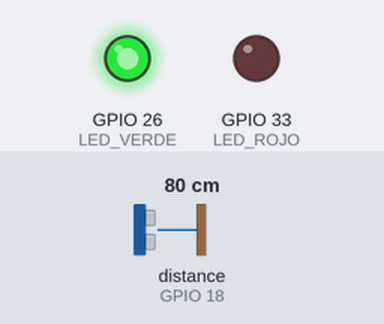
A sketch run on a simulated ESP32. On the bench: output pins drawn as LEDs (lit = HIGH). Wiring (from diagram.json): ultrasonic range finder: trigger GPIO 5; echo GPIO 18. The test bench sets the inputs (shaded band); at power-on: distance to the obstacle (sensor on GPIO 18) 80 cm. The echo pulse lasts 58.3 µs per cm; WiFi joins after 1.5 s; servers stay silent unless stated; uploads are accepted with an empty reply; the local clock reads 2024-03-15 10:24:30 at power-on unless the sketch sets it; pins used as bus, display or sensor lines are not drawn; what the sketch prints to the serial monitor is not drawn.

Above: at 2.7 s.
2.8 s: distance to the obstacle (sensor on GPIO 18) set to 34 cm
4.4 s: distance to the obstacle (sensor on GPIO 18) set to 29 cm
At 5.5 s:
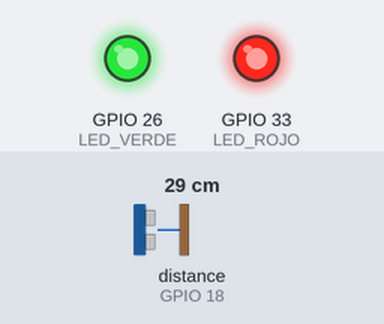
6.2 s: distance to the obstacle (sensor on GPIO 18) set to 4 cm
8.4 s: distance to the obstacle (sensor on GPIO 18) set to 2 cm
At 10.95 s:
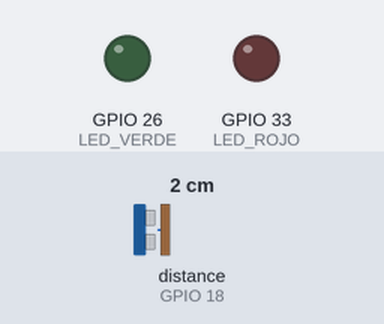
Timing chart, 0 to 12.4 s (numbered marks = the images above; inputs shaded):
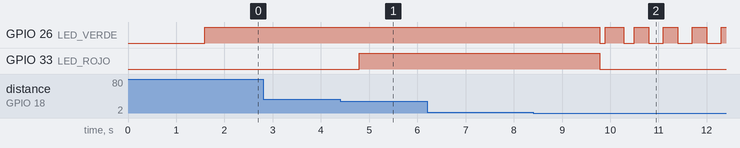

The sketch:

CODIGO_ARDUINO_sensor_auth.ino
```cpp
#include <WiFi.h>
#include <WiFiClientSecure.h>
#include <HTTPClient.h>
#include <time.h>

// ================== CONFIGURACIÓN ==================
#define MODO_WOKWI 1

#if MODO_WOKWI
const char* WIFI_SSID = "Wokwi-GUEST";
const char* WIFI_PASS = "";
const int WIFI_CANAL = 6;
#else
const char* WIFI_SSID = "TU_WIFI";
const char* WIFI_PASS = "TU_CLAVE";
const int WIFI_CANAL = 0;
#endif

const char* DB_URL = "https://appfirebase-e1224-default-rtdb.firebaseio.com";

// Cuenta del ESP32 en Firebase Authentication (se crea en la consola de Firebase)
const char* API_KEY = "AIzaSyCrJrDIOBM7P_ag0b6MRb6zPWjK10jdk4k";
const char* FIREBASE_USER = "esp32@proyecto.com";
const char* FIREBASE_PASS = "Vichomolina.10";

// Pines
const int PIN_TRIG = 5;
const int PIN_ECHO = 18;  // en la placa real, con divisor de voltaje (1k + 2k)
const int LED_VERDE = 26; // sensor funcionando (parpadea si hay falla)
const int LED_ROJO = 33;  // objeto detectado

// Ajustes
const float UMBRAL_DETECCION_CM = 30.0;  // menos que esto = "el sensor está actuando"
const int FALLAS_PARA_ERROR = 3;         // lecturas sin eco seguidas para declarar FALLA
const unsigned long MEDIR_CADA_MS = 500;
const unsigned long ENVIAR_CADA_MS = 2000;
const unsigned long TOKEN_VIDA_MS = 3000000UL;  // el token dura 1 h; se renueva a los 50 min
// ===================================================

WiFiClientSecure cliente;
HTTPClient http;

String idToken = "";               // credencial temporal que entrega Firebase Authentication
unsigned long tokenObtenidoMs = 0;

bool sistemaActivo = true;     // lo controla la app
float distancia = -1;
bool detectando = false;
bool funcionando = false;
int fallasSeguidas = 0;
int detecciones = 0;
long ultimaDeteccion = 0;
const char* estado = "iniciando";  // iniciando | ok | detectando | falla | apagado

unsigned long ultimaMedicion = 0;
unsigned long ultimoEnvio = 0;
unsigned long ultimoIntentoWifi = 0;
bool peticionOk = false;

// ---------- Utilidades ----------
long ahora() {  // hora UTC en segundos (0 si todavía no se sincroniza)
  time_t t = time(nullptr);
  return (t > 1700000000) ? (long)t : 0;
}

// Saca el valor de un campo de texto de una respuesta JSON simple
String extraerCampo(const String& json, const char* campo) {
  String clave = String("\"") + campo + "\"";
  int i = json.indexOf(clave);
  if (i < 0) return "";
  i = json.indexOf(':', i);
  if (i < 0) return "";
  int ini = json.indexOf('"', i + 1);
  if (ini < 0) return "";
  int fin = json.indexOf('"', ini + 1);
  if (fin < 0) return "";
  return json.substring(ini + 1, fin);
}

// ---------- Firebase Authentication ----------
// Inicia sesión con correo y contraseña y guarda el token. Devuelve true si funcionó.
bool iniciarSesionFirebase() {
  if (WiFi.status() != WL_CONNECTED) return false;

  WiFiClientSecure clienteAuth;  // conexión aparte: es otro servidor
  clienteAuth.setInsecure();
  HTTPClient httpAuth;
  String url = String("https://identitytoolkit.googleapis.com/v1/accounts:signInWithPassword?key=") + API_KEY;
  httpAuth.begin(clienteAuth, url);
  httpAuth.setTimeout(8000);
  httpAuth.addHeader("Content-Type", "application/json");

  String cuerpo = String("{\"email\":\"") + FIREBASE_USER + "\",\"password\":\"" + FIREBASE_PASS +
                  "\",\"returnSecureToken\":true}";
  int codigo = httpAuth.POST(cuerpo);
  String respuesta = (codigo > 0) ? httpAuth.getString() : "";
  httpAuth.end();

  if (codigo == 200) {
    idToken = extraerCampo(respuesta, "idToken");
    if (idToken.length() > 0) {
      tokenObtenidoMs = millis();
      Serial.println("Sesión en Firebase iniciada");
      return true;
    }
  }
  Serial.printf("No se pudo iniciar sesión en Firebase (HTTP %d). Revisa API_KEY, correo y clave del ESP32.\n", codigo);
  idToken = "";
  return false;
}

// Petición REST a Firebase Realtime Database, con el token de autenticación
String peticion(const char* metodo, const String& ruta, const String& cuerpo = "") {
  peticionOk = false;
  if (idToken.length() == 0) return "";

  String url = String(DB_URL) + ruta + ".json?auth=" + idToken;
  http.begin(cliente, url);
  http.setTimeout(5000);
  http.addHeader("Content-Type", "application/json");
  int codigo = http.sendRequest(metodo, cuerpo);
  String respuesta = "";
  peticionOk = (codigo >= 200 && codigo < 300);
  if (peticionOk) {
    respuesta = http.getString();
  } else {
    Serial.printf("Error HTTP %s %s -> %d\n", metodo, ruta.c_str(), codigo);
    if (codigo == 401) idToken = "";  // token vencido o rechazado: se vuelve a iniciar sesión
  }
  http.end();
  return respuesta;
}

// Guarda un aviso en el historial de la app (nodo /Acciones)
void registrarEvento(const String& texto) {
  Serial.println("EVENTO: " + texto);
  if (WiFi.status() != WL_CONNECTED) return;
  String json = "{\"rut\":\"ESP32\",\"nombre\":\"Sensor HC-SR04\",\"accion\":\"" + texto +
                "\",\"fecha\":{\".sv\":\"timestamp\"}}";
  peticion("POST", "/Acciones", json);
}

// ---------- Sensor ----------
float medirUnaVez() {
  digitalWrite(PIN_TRIG, LOW);
  delayMicroseconds(3);
  digitalWrite(PIN_TRIG, HIGH);
  delayMicroseconds(10);
  digitalWrite(PIN_TRIG, LOW);

  unsigned long duracion = pulseIn(PIN_ECHO, HIGH, 30000);  // máx. 30 ms
  if (duracion == 0) return -1;                             // sin eco
  float cm = duracion * 0.034 / 2;
  if (cm < 2.0 || cm > 400.0) return -1;                    // fuera de rango
  return cm;
}

float medirDistancia() {  // mediana de 3 lecturas
  float v[3];
  int n = 0;
  for (int i = 0; i < 3; i++) {
    float d = medirUnaVez();
    if (d > 0) v[n++] = d;
    delay(25);
  }
  if (n == 0) return -1;
  for (int i = 1; i < n; i++) {
    float x = v[i];
    int j = i - 1;
    while (j >= 0 && v[j] > x) { v[j + 1] = v[j]; j--; }
    v[j + 1] = x;
  }
  return v[n / 2];
}

// Mide y decide en qué estado está el sensor
void medirYEvaluar() {
  if (!sistemaActivo) {
    estado = "apagado";
    detectando = false;
    funcionando = false;
    fallasSeguidas = 0;
    return;
  }

  const char* estadoAntes = estado;
  bool detectandoAntes = detectando;
  float d = medirDistancia();

  if (d < 0) {  // no hubo eco
    fallasSeguidas++;
    if (fallasSeguidas >= FALLAS_PARA_ERROR) {
      funcionando = false;
      detectando = false;
      estado = "falla";
      if (strcmp(estadoAntes, "falla") != 0) {
        registrarEvento("FALLA del sensor: no recibe eco, revisa el cableado");
      }
    }
    return;
  }

  // Lectura válida: el sensor funciona
  distancia = d;
  fallasSeguidas = 0;
  funcionando = true;
  detectando = (d < UMBRAL_DETECCION_CM);
  estado = detectando ? "detectando" : "ok";

  if (strcmp(estadoAntes, "falla") == 0) {
    registrarEvento("Sensor recuperado: vuelve a medir correctamente");
  }
  if (detectando && !detectandoAntes) {
    detecciones++;
    ultimaDeteccion = ahora();
    registrarEvento("Objeto detectado a " + String(d, 0) +
                    " cm: el sensor está actuando correctamente");
  }

  Serial.printf("Distancia: %.1f cm | estado: %s | detecciones: %d\n", d, estado, detecciones);
}

void actualizarLeds() {
  if (strcmp(estado, "falla") == 0) {
    digitalWrite(LED_VERDE, (millis() / 300) % 2);  // parpadea = falla
  } else {
    digitalWrite(LED_VERDE, funcionando ? HIGH : LOW);
  }
  digitalWrite(LED_ROJO, detectando ? HIGH : LOW);
}

// ---------- Firebase ----------
void cicloRed() {
  if (WiFi.status() != WL_CONNECTED) return;

  // 0. Sesión: si no hay token o está por vencer, se inicia sesión de nuevo
  if (idToken.length() == 0 || millis() - tokenObtenidoMs > TOKEN_VIDA_MS) {
    if (!iniciarSesionFirebase()) return;
  }

  // 1. ¿La app encendió o apagó el sistema?
  String r = peticion("GET", "/Datos/activo");
  if (peticionOk) {
    r.trim();
    if (r == "false") sistemaActivo = false;
    else if (r == "true") sistemaActivo = true;
    else if (r == "null") peticion("PUT", "/Datos/activo", "true");  // primera vez: se crea
  }

  // 2. Enviar el estado del sensor (una sola petición)
  String json = "{";
  json += "\"estado\":\"" + String(estado) + "\"";
  json += ",\"detectando\":" + String(detectando ? "true" : "false");
  json += ",\"funcionando\":" + String(funcionando ? "true" : "false");
  json += ",\"detecciones\":" + String(detecciones);
  if (distancia > 0) json += ",\"distancia\":" + String(distancia, 1);
  if (ultimaDeteccion > 0) json += ",\"ultimaDeteccion\":" + String(ultimaDeteccion);
  long t = ahora();
  if (t > 0) json += ",\"ultimaLectura\":" + String(t);
  json += "}";
  peticion("PATCH", "/Datos", json);
}

void mantenerWiFi() {
  if (WiFi.status() == WL_CONNECTED) return;
  if (millis() - ultimoIntentoWifi > 5000) {
    ultimoIntentoWifi = millis();
    Serial.println("WiFi caído, reintentando...");
    WiFi.disconnect();
    WiFi.begin(WIFI_SSID, WIFI_PASS, WIFI_CANAL);
  }
}

// ---------- Arduino ----------
void setup() {
  Serial.begin(115200);
  pinMode(PIN_TRIG, OUTPUT);
  pinMode(PIN_ECHO, INPUT);
  pinMode(LED_VERDE, OUTPUT);
  pinMode(LED_ROJO, OUTPUT);

  Serial.print("Conectando a WiFi");
  WiFi.mode(WIFI_STA);
  WiFi.begin(WIFI_SSID, WIFI_PASS, WIFI_CANAL);
  unsigned long inicio = millis();
  while (WiFi.status() != WL_CONNECTED && millis() - inicio < 20000) {
    Serial.print(".");
    delay(500);
  }
  if (WiFi.status() == WL_CONNECTED) {
    Serial.println("\nWiFi conectado!");
  } else {
    Serial.println("\nSin WiFi por ahora; se seguirá intentando.");
  }

  configTime(0, 0, "pool.ntp.org", "time.google.com");
  cliente.setInsecure();   // conexión cifrada (HTTPS) sin validar el certificado del servidor
  http.setReuse(true);     // mantiene la conexión abierta: más rápido
}

void loop() {
  if (millis() - ultimaMedicion >= MEDIR_CADA_MS) {
    ultimaMedicion = millis();
    medirYEvaluar();
  }
  actualizarLeds();

  if (millis() - ultimoEnvio >= ENVIAR_CADA_MS) {
    ultimoEnvio = millis();
    cicloRed();
  }
  mantenerWiFi();
}
```

Measured:
- the behaviour switches between 31 and 30 cm on distance to the obstacle (sensor on GPIO 18) (found by bisection; images 0 and 1)
- the behaviour switches between 3 and 2 cm on distance to the obstacle (sensor on GPIO 18) (found by bisection; images 1 and 2)
- after the input at 2.8 s, every drawn part: stays the same
- after the input at 4.4 s, GPIO 33 (LED_ROJO): LOW → HIGH after 0.39 s
- after the input at 6.2 s, every drawn part: stays the same
- after the input at 8.4 s, GPIO 26 (LED_VERDE): goes LOW 0.12 s, HIGH 0.38 s, LOW 0.22 s, 3 × (HIGH 0.30 s, LOW 0.30 s), then HIGH, starting after 1.4 s; GPIO 33 (LED_ROJO): HIGH → LOW after 1.4 s
